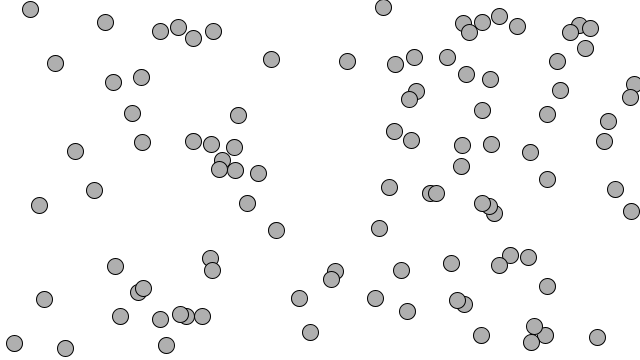
Frame 1 (no input)
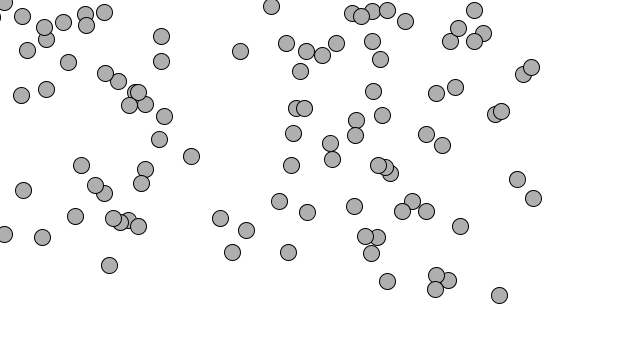
Frame 60 (the mouse pressed at the canvas centre just before this capture)
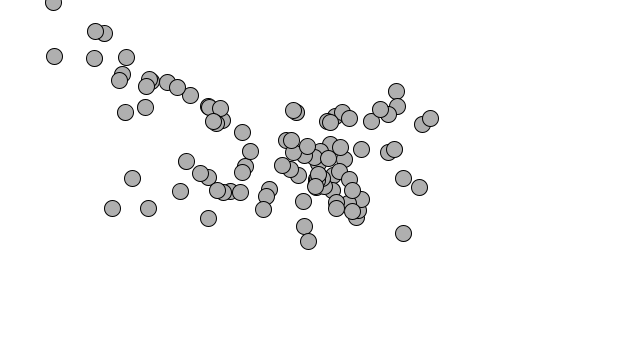
Frame 120 (the mouse held since frame 60 and released just before this capture)

The Processing sketch that drew these frames (run headless with seeded random() and noise(); from frame 60 on, the mouse is pressed at the canvas centre):

// Processing sketch: App_04m
// ── App_04m.pde
int N = 100;             // N perseguidores
Mover[] perseguidores;   // declaração do Array de perseguidores
 
void setup() {
  size(640,360);
  perseguidores = new Mover[N]; // inicialização do Array
  for (int i = 0; i<N; i++)     // inicialização de cada instância do Array
    perseguidores[i] = new Mover();
}
 
void draw() {
  background(255);
  for (int i = 0; i<N; i++){ // para todos os perseguidores (todas as instâncias)
  perseguidores[i].update();   // atualização da posição dos perseguidores
  perseguidores[i].display();  // desenho dos perseguidores
  }
}
 
 
 

// ── ClasseMover.pde
class Mover {
 
  Vetor location;
  Vetor velocity;
  Vetor acceleration;
 
  Mover() {
    location = new Vetor(random(width),random(height));
    velocity = new Vetor(random(-2,2),random(-2,2));
  }
 
 void update() {
 
    Vetor mouse = new Vetor(mouseX,mouseY);
//Step 1: Compute direction, chasing mouse
    Vetor dir = Subtrai2Vetores(mouse,location);
 
//Step 2: Normalize
    dir.Normalizar();
 
//Step 3: Scale
    dir.MultEscalar(0.5);
 
//Step 4: Accelerate
    acceleration = dir;
 
    velocity.SomaVetor(acceleration);
    velocity.Limite(1.9);
    location.SomaVetor(velocity);
 }
  
  void display() {
    stroke(0);
    fill(175);
    ellipse(location.xcomp,location.ycomp,16,16);
  }
 
  void checkEdges() {
    if (location.xcomp > width  || location.xcomp < 0)  velocity.xcomp = velocity.xcomp * (-1);
    if (location.ycomp > height || location.ycomp < 0)  velocity.ycomp = velocity.ycomp * (-1);
  }
}

// ── ClasseVetor.pde
///////////////////////////////////////////////////////// classe Vetor

class Vetor {
  float xcomp;
  float ycomp;
  
  Vetor(float txcomp, float tycomp){
    xcomp = txcomp;
    ycomp = tycomp;
  }
  
  void Display(float xpos, float ypos, color c){
    stroke(c);
    line(xpos,height-ypos, xpos+xcomp,height-(ypos+ycomp));
    ellipse(xpos+xcomp,height-(ypos+ycomp),5,5);
    fill(c);
    text("v(m"+Magnitude()+")", (2*xpos+xcomp)/2, height-(2*ypos+ycomp)/2);
  }
  
  float Magnitude(){
     return sqrt(xcomp*xcomp+ycomp*ycomp); 
  }
  
  void MultEscalar(float k){
    xcomp = k * xcomp;
    ycomp = k * ycomp;
  }
  
  void SomaVetor(Vetor tVetor){
     xcomp = xcomp + tVetor.xcomp;
     ycomp = ycomp + tVetor.ycomp;
  }
  
  void SubtraiVetor(Vetor tVetor){
     xcomp = xcomp - tVetor.xcomp;
     ycomp = ycomp - tVetor.ycomp;     
  }
  
  float ProdutoEscalar(Vetor tVetor){
    return xcomp * tVetor.xcomp + ycomp * tVetor.ycomp;
  }
  
  boolean Ortogonal(Vetor tVetor){
    if (ProdutoEscalar(tVetor)==0) return true; else return false;
  }
  
  void Normalizar(){
     float Mag = Magnitude();
     xcomp = xcomp / Mag;
     ycomp = ycomp / Mag;
  }
  
  void Limite(float limite){
      if (Magnitude()>limite) 
      Normalizar();
      MultEscalar(limite);
  }
}

////////////////////////////////////////////////////////////// funções isoladas

Vetor Subtrai2Vetores(Vetor tVetor1, Vetor tVetor2){
     Vetor VetorResultado;
     VetorResultado = new Vetor(0,0);
     VetorResultado.xcomp = tVetor1.xcomp - tVetor2.xcomp;
     VetorResultado.ycomp = tVetor1.ycomp - tVetor2.ycomp;
     return VetorResultado;
}
